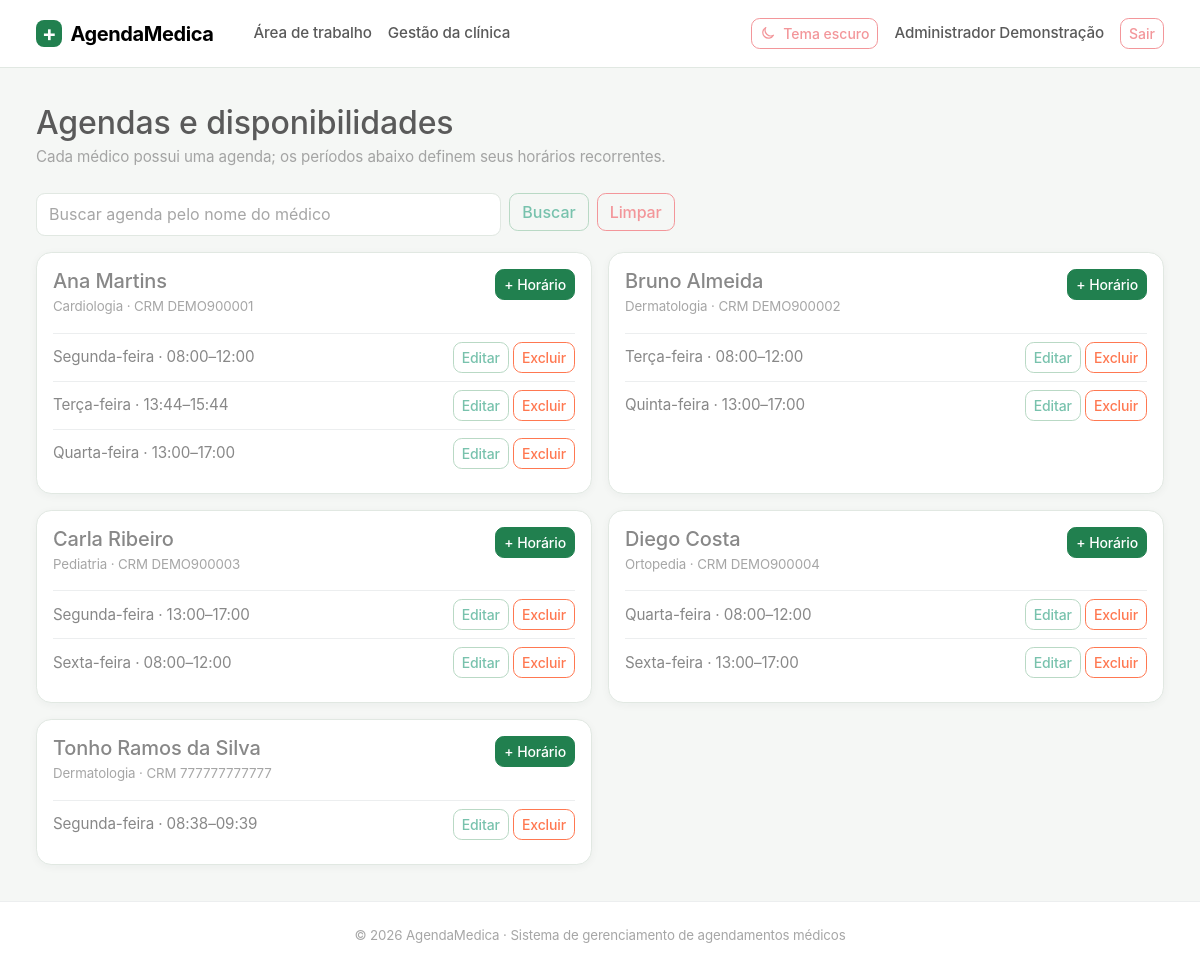
The app's page /gestao/agendas/ (signed in) with its own data.
### usuarios/models.py (models this page shows, shortened)
class Usuario(AbstractUser):
    class TipoUsuario(models.TextChoices):
        PACIENTE = "PACIENTE", "Paciente"
        MEDICO = "MEDICO", "Médico"
        FUNCIONARIO = "FUNCIONARIO", "Funcionário administrativo"
        ADMINISTRADOR = "ADMINISTRADOR", "Administrador do sistema"
    cpf = models.CharField(max_length=11, unique=True, verbose_name="CPF")
    nome = models.CharField(max_length=70, verbose_name="Nome")
    endereco = models.CharField(max_length=100, verbose_name="Endereço")
    telefone = models.CharField(max_length=20, verbose_name="Telefone")
    data_nascimento = models.DateField(verbose_name="Data de nascimento")
    tipo_usuario = models.CharField(
        max_length=20,
        choices=TipoUsuario.choices,
        verbose_name="Tipo de usuário",
    )
    objects = UsuarioManager()
    REQUIRED_FIELDS = [
        "email",
        "cpf",
        "nome",
        "endereco",
        "telefone",
        "data_nascimento",
    ]

class Medico(models.Model):
    usuario = models.OneToOneField(
        "usuarios.Usuario",
        on_delete=models.CASCADE,
        related_name="perfil_medico",
    )
    crm = models.CharField(max_length=12, unique=True)
    rqe = models.CharField(max_length=12, blank=True)
    especialidade = models.ForeignKey(
        "agenda.Especialidade",
        on_delete=models.PROTECT,
        related_name="medicos",
    )

### agenda/models.py (models this page shows, shortened)
class Agenda(models.Model):
    medico = models.OneToOneField(
        "usuarios.Medico",
        on_delete=models.CASCADE,
        related_name="agenda",
    )

class Especialidade(models.Model):
    nome = models.CharField(max_length=30, unique=True)
    tempo_medio_consulta = models.PositiveIntegerField(
        help_text="Tempo médio da consulta em minutos."
    )

class Disponibilidade(models.Model):
    class DiaSemana(models.IntegerChoices):
        SEGUNDA = 0, "Segunda-feira"
        TERCA = 1, "Terça-feira"
        QUARTA = 2, "Quarta-feira"
        QUINTA = 3, "Quinta-feira"
        SEXTA = 4, "Sexta-feira"
        SABADO = 5, "Sábado"
        DOMINGO = 6, "Domingo"
    agenda = models.ForeignKey(
        Agenda,
        on_delete=models.CASCADE,
        related_name="disponibilidades",
    )
    dia_semana = models.IntegerField(choices=DiaSemana.choices)
    horario_inicio = models.TimeField()
    horario_fim = models.TimeField()
    class Meta:
        ordering = ["dia_semana", "horario_inicio"]
        constraints = [
            models.UniqueConstraint(
                fields=["agenda", "dia_semana", "horario_inicio", "horario_fim"],
                name="disponibilidade_semana_unica",
            ),
        ]

### usuarios/gestao_views.py (the view)
# urls.py: path("gestao/agendas/", views.agendas_lista, name="gestao_agendas"),
@gestao_requerida
def agendas_lista(request):
    agendas = Agenda.objects.select_related("medico__usuario", "medico__especialidade").prefetch_related("disponibilidades").order_by("medico__usuario__nome")
    termo = request.GET.get("q", "").strip()
    if termo:
        agendas = agendas.filter(medico__usuario__nome__icontains=termo)
    return render(request, "gestao/agendas_lista.html", {"agendas": agendas, "termo": termo})

### usuarios/gestao_views.py (called while the page is built)
def gestao_requerida(view):
    from functools import wraps
    @wraps(view)
    @login_required
    def wrapper(request, *args, **kwargs):
        if request.user.tipo_usuario not in PERFIS_GESTAO:
            messages.error(request, "Você não possui permissão para acessar esta área.")
            return redirect("inicio")
        return view(request, *args, **kwargs)
    return wrapper

### templates/gestao/agendas_lista.html (shortened to what this page needs)
{% extends "base.html" %}
{% block content %}
<div class="mb-4"><h1 class="h2 mb-1">Agendas e disponibilidades</h1><p class="text-body-secondary mb-0">Cada médico possui uma agenda; os períodos abaixo definem seus horários recorrentes.</p></div>
<form class="row g-2 mb-3" method="get"><div class="col-md-5"><input class="form-control" name="q" value="{{ termo }}" placeholder="Buscar agenda pelo nome do médico"></div><div class="col-auto"><button class="btn btn-outline-primary">Buscar</button></div><div class="col-auto"><a class="btn btn-outline-secondary" href="{% url 'gestao_agendas' %}">Limpar</a></div></form>
<div class="row g-3">{% for agenda in agendas %}<div class="col-lg-6"><div class="card h-100"><div class="card-body"><div class="d-flex justify-content-between gap-2"><div><h2 class="h5 mb-1">{{ agenda.medico.usuario.nome }}</h2><div class="text-body-secondary small">{{ agenda.medico.especialidade.nome }} · CRM {{ agenda.medico.crm }}</div></div><a class="btn btn-sm btn-primary align-self-start" href="{% url 'gestao_disponibilidade_nova' agenda.pk %}">+ Horário</a></div>
<div class="mt-3">{% for item in agenda.disponibilidades.all %}<div class="d-flex justify-content-between align-items-center border-top py-2 gap-2"><span>{{ item.get_dia_semana_display }} · {{ item.horario_inicio|time:"H:i" }}–{{ item.horario_fim|time:"H:i" }}</span><span class="text-nowrap"><a class="btn btn-sm btn-outline-primary" href="{% url 'gestao_disponibilidade_editar' item.pk %}">Editar</a> <a class="btn btn-sm btn-outline-danger" href="{% url 'gestao_disponibilidade_excluir' item.pk %}">Excluir</a></span></div>{% empty %}<p class="text-body-secondary small mt-3 mb-0">Nenhuma disponibilidade cadastrada.</p>{% endfor %}</div></div></div></div>{% empty %}<div class="col-12"><div class="alert alert-info">Nenhuma agenda cadastrada. Cadastre um médico para criar sua agenda automaticamente.</div></div>{% endfor %}</div>
{% endblock %}

### templates/base.html (shortened to what this page needs)
{% load static %}
<!doctype html>
<html lang="pt-br" data-bs-theme="light">
<head>
    <link href="{% static 'vendor/bootstrap/bootstrap.min.css' %}" rel="stylesheet">
    <link href="{% static 'css/themes/light.css' %}" rel="stylesheet">
    <link href="{% static 'css/themes/dark.css' %}" rel="stylesheet">
    <link href="{% static 'css/themes/custom.css' %}" rel="stylesheet">
    <link href="{% static 'css/site.css' %}" rel="stylesheet">
</head>
<body class="d-flex flex-column min-vh-100">
    <nav class="navbar navbar-expand-lg border-bottom bg-body sticky-top">
        <div class="container-fluid app-container">
            <a class="navbar-brand fw-bold" href="{% if user.is_authenticated %}{% url 'portal_home' %}{% else %}{% url 'login' %}{% endif %}"><span class="brand-mark me-2" aria-hidden="true">+</span>AgendaMedica</a>
            <div class="collapse navbar-collapse" id="navbarPrincipal">
                {% if user.is_authenticated %}<ul class="navbar-nav me-auto"><li class="nav-item"><a class="nav-link" href="{% url 'portal_home' %}">Área de trabalho</a></li>{% if user.tipo_usuario == 'ADMINISTRADOR' or user.tipo_usuario == 'FUNCIONARIO' %}<li class="nav-item"><a class="nav-link" href="{% url 'gestao_inicio' %}">Gestão da clínica</a></li>{% endif %}</ul>{% endif %}
                <ul class="navbar-nav ms-auto align-items-lg-center gap-lg-2">
                    <li class="nav-item"><button class="btn btn-outline-secondary btn-sm theme-toggle" id="alternarTema" type="button" aria-label="Alternar tema"><svg id="iconeTema" class="icon" viewBox="0 0 24 24" aria-hidden="true"><path d="M20.2 15.3A8.5 8.5 0 0 1 8.7 3.8 8.5 8.5 0 1 0 20.2 15.3Z"/></svg><span id="textoTema">Tema escuro</span></button></li>
                    {% if user.is_authenticated %}<li class="nav-item"><a class="nav-link" href="{% url 'meu_perfil' %}">{{ user.nome|default:user.username }}</a></li><li class="nav-item"><form method="post" action="{% url 'logout' %}">{% csrf_token %}<button class="btn btn-outline-secondary btn-sm" type="submit">Sair</button></form></li>{% else %}<li class="nav-item"><a class="nav-link" href="{% url 'login' %}">Entrar</a></li><li class="nav-item"><a class="btn btn-success btn-sm" href="{% url 'cadastro' %}">Criar conta</a></li>{% endif %}
                </ul>
            </div>
        </div>
    </nav>
    <main class="container-fluid app-container flex-grow-1 py-4 py-lg-5">
        {% block content %}{% endblock %}
    </main>
    <footer class="border-top py-4 mt-auto">
        <div class="container-fluid app-container text-center text-body-secondary small">
            &copy; 2026 AgendaMedica · Sistema de gerenciamento de agendamentos médicos
        </div>
    </footer>
</body>
</html>

### static/css/themes/light.css (style rules this page uses)
:root, [data-bs-theme="light"] { --am-bg-page: #f5f7f5; --am-bg-surface: #ffffff; --am-text-primary: #1f2d25; --am-text-muted: #65736a; --am-brand-primary: #21804f; --am-brand-accent: #e8f4ec; --am-border-color: #e1e8e2; --am-card-shadow: 0 2px 8px rgba(27, 55, 37, 0.045); --bs-primary: #21804f; --bs-primary-rgb: 33, 128, 79; --bs-success: #21804f; --bs-success-rgb: 33, 128, 79; --bs-link-color: #1c7145; --bs-link-color-rgb: 28, 113, 69; --bs-link-hover-color: #155938; }

### static/css/themes/custom.css (style rules this page uses)
body { background-color: var(--am-bg-page); color: var(--am-text-primary); transition: background-color 0.2s ease, color 0.2s ease; }
.card, .navbar, footer { background-color: var(--am-bg-surface) !important; border-color: var(--am-border-color) !important; }
.card { box-shadow: var(--am-card-shadow); }

### static/css/site.css (style rules this page uses)
:root { --brand-color: #21804f; --brand-soft: #e8f4ec; --surface-soft: #f4f8f5; }
body { background: var(--am-bg-page); color: var(--am-text-primary); font-size: .95rem; }
.brand-mark { display: inline-grid; place-items: center; width: 1.65rem; height: 1.65rem; border-radius: .5rem; color: white; background: var(--brand-color); font-size: 1.35rem; line-height: 1; }
.navbar { min-height: 4rem; }
.navbar-brand { letter-spacing: -.02em; }
.card { border-color: var(--am-border-color); border-radius: .8rem; box-shadow: var(--am-card-shadow); }
.btn { border-radius: .55rem; font-weight: 500; }
.btn-success, .btn-primary { --bs-btn-bg: var(--brand-color); --bs-btn-border-color: var(--brand-color); --bs-btn-hover-bg: #196c41; --bs-btn-hover-border-color: #196c41; }
.form-control, .form-select, .input-group-text { border-color: var(--am-border-color); border-radius: .55rem; min-height: 2.65rem; }
footer { background: var(--am-bg-surface); border-color: var(--am-border-color) !important; }
.icon { display: inline-block; width: 1rem; height: 1rem; flex: 0 0 auto; fill: none; stroke: currentColor; stroke-width: 1.8; stroke-linecap: round; stroke-linejoin: round; vertical-align: -.16em; }
.theme-toggle { display: inline-flex; align-items: center; gap: .45rem; }
body { font-family: Inter, ui-sans-serif, system-ui, -apple-system, BlinkMacSystemFont, "Segoe UI", sans-serif; letter-spacing: -.008em; }
a { text-underline-offset: .18em; }
button, a, input, select, textarea { transition: color .15s ease, background-color .15s ease, border-color .15s ease, box-shadow .15s ease; }
a { text-decoration: none; }
.navbar .nav-link { font-weight: 500; }
.btn-outline-primary { --bs-btn-color: var(--brand-color); --bs-btn-border-color: #b9d9c5; --bs-btn-hover-color: #fff; --bs-btn-hover-bg: var(--brand-color); --bs-btn-hover-border-color: var(--brand-color); --bs-btn-active-bg: #196c41; --bs-btn-active-border-color: #196c41; }
.app-container { width: min(100%, 2400px); max-width: none; padding-inline: clamp(1rem, 3vw, 3.5rem); }
.navbar { min-height: 4.25rem; }
.navbar .container-fluid { gap: 1rem; }
.navbar .nav-link { padding-inline: .7rem; }
main.app-container { padding-top: clamp(1.5rem, 3vw, 3rem) !important; padding-bottom: clamp(1.75rem, 3vw, 3.25rem) !important; }
footer { padding-block: 1.15rem !important; }
.card { border-radius: .95rem; transition: border-color .18s ease, box-shadow .18s ease, transform .18s ease; }

### records on screen
Usuario: nome "Administrador Demonstração"
Agenda: medico.usuario.nome "Ana Martins", medico.especialidade.nome "Cardiologia", medico.crm "DEMO900001"
Disponibilidade: dia_semana "Segunda-feira", horario_inicio "08:00", horario_fim "12:00"
Disponibilidade: dia_semana "Terça-feira", horario_inicio "13:44", horario_fim "15:44"
Disponibilidade: dia_semana "Quarta-feira", horario_inicio "13:00", horario_fim "17:00"
Agenda: medico.usuario.nome "Bruno Almeida", medico.especialidade.nome "Dermatologia", medico.crm "DEMO900002"
Disponibilidade: dia_semana "Terça-feira", horario_inicio "08:00", horario_fim "12:00"
Disponibilidade: dia_semana "Quinta-feira", horario_inicio "13:00", horario_fim "17:00"
Agenda: medico.usuario.nome "Carla Ribeiro", medico.especialidade.nome "Pediatria", medico.crm "DEMO900003"
Disponibilidade: dia_semana "Segunda-feira", horario_inicio "13:00", horario_fim "17:00"
Disponibilidade: dia_semana "Sexta-feira", horario_inicio "08:00", horario_fim "12:00"
Agenda: medico.usuario.nome "Diego Costa", medico.especialidade.nome "Ortopedia", medico.crm "DEMO900004"
Disponibilidade: dia_semana "Quarta-feira", horario_inicio "08:00", horario_fim "12:00"
Disponibilidade: dia_semana "Sexta-feira", horario_inicio "13:00", horario_fim "17:00"
Agenda: medico.usuario.nome "Tonho Ramos da Silva", medico.especialidade.nome "Dermatologia", medico.crm "777777777777"
Disponibilidade: dia_semana "Segunda-feira", horario_inicio "08:38", horario_fim "09:39"
